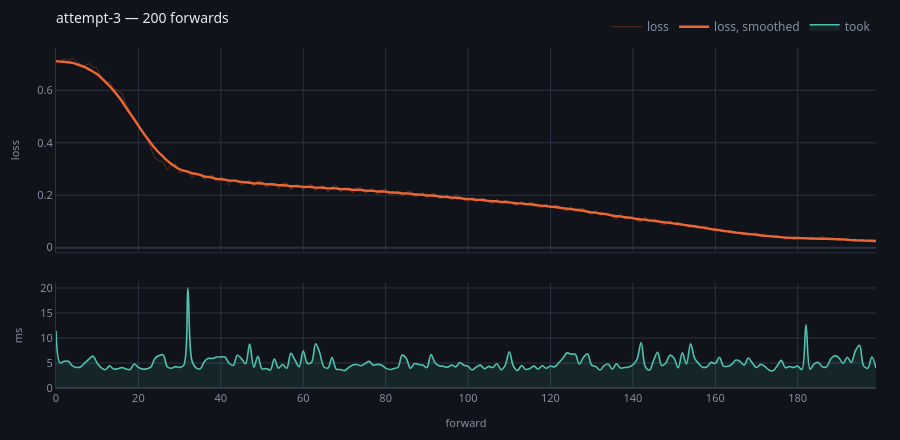

The cell this chart's notebook holds for it:
### Code cell
progress(store, run="attempt-3")

### Figure 1 — Plotly figure (JSON) as saved in the notebook; plotly's stock layout.template omitted (floating-point values rounded to 4 significant figures; data arrays with more than 128 entries replaced by an {"elided": "..."} marker saying what was removed)
{"data": [{"hovertemplate": "forward %{x}<br>loss %{y:.4g}<extra></extra>", "line": {"color": "#eb6834", "width": 1}, "mode": "lines", "name": "loss", "opacity": 0.32, "type": "scatter", "x": {"elided": "200 int values"}, "xaxis": "x", "y": {"elided": "200 float values"}, "yaxis": "y"}, {"hovertemplate": "forward %{x}<br>mean %{y:.4g}<extra></extra>", "line": {"color": "#eb6834", "shape": "spline", "width": 2.4}, "mode": "lines", "name": "loss, smoothed", "type": "scatter", "x": {"elided": "200 int values"}, "xaxis": "x", "y": {"elided": "200 float values"}, "yaxis": "y"}, {"fill": "tozeroy", "fillcolor": "rgba(79,195,176,0.10)", "hovertemplate": "forward %{x}<br>%{y:.1f} ms<extra></extra>", "line": {"color": "#4fc3b0", "shape": "spline", "width": 1.6}, "mode": "lines", "name": "took", "type": "scatter", "x": {"elided": "200 int values"}, "xaxis": "x2", "y": {"elided": "200 float values"}, "yaxis": "y2"}, {"hovertemplate": "forward %{x} broke<extra></extra>", "marker": {"color": "#ef5f6b", "size": 9, "symbol": "x"}, "mode": "markers", "name": "broke", "showlegend": false, "type": "scatter", "x": [], "xaxis": "x", "y": [], "yaxis": "y"}], "layout": {"font": {"color": "#e7e9ef", "family": "system-ui, -apple-system, Segoe UI, Roboto, sans-serif", "size": 12}, "height": 440, "hoverlabel": {"align": "left", "bgcolor": "#1a1e28", "bordercolor": "#2c3242", "font": {"color": "#e7e9ef", "family": "system-ui, -apple-system, Segoe UI, Roboto, sans-serif"}}, "hovermode": "x unified", "legend": {"bgcolor": "rgba(0,0,0,0)", "font": {"color": "#868ea3"}, "orientation": "h", "x": 1, "xanchor": "right", "y": 1.02, "yanchor": "bottom"}, "margin": {"b": 44, "l": 56, "r": 24, "t": 44}, "paper_bgcolor": "#101319", "plot_bgcolor": "#101319", "title": {"font": {"size": 14}, "text": "attempt-3 — 200 forwards", "x": 0, "xanchor": "left", "xref": "paper", "y": 0.97, "yanchor": "top"}, "xaxis": {"anchor": "y", "domain": [0.0, 1.0], "gridcolor": "#2c3242", "linecolor": "#2c3242", "matches": "x2", "showticklabels": false, "tickfont": {"color": "#868ea3", "size": 11}, "title": {"font": {"color": "#868ea3", "size": 11}}, "zerolinecolor": "#2c3242"}, "xaxis2": {"anchor": "y2", "domain": [0.0, 1.0], "gridcolor": "#2c3242", "linecolor": "#2c3242", "tickfont": {"color": "#868ea3", "size": 11}, "title": {"font": {"color": "#868ea3", "size": 11}, "text": "forward"}, "zerolinecolor": "#2c3242"}, "yaxis": {"anchor": "x", "domain": [0.3994, 1.0], "gridcolor": "#2c3242", "linecolor": "#2c3242", "tickfont": {"color": "#868ea3", "size": 11}, "title": {"font": {"color": "#868ea3", "size": 11}, "text": "loss"}, "zerolinecolor": "#2c3242"}, "yaxis2": {"anchor": "x2", "domain": [0.0, 0.3094], "gridcolor": "#2c3242", "linecolor": "#2c3242", "rangemode": "tozero", "tickfont": {"color": "#868ea3", "size": 11}, "title": {"font": {"color": "#868ea3", "size": 11}, "text": "ms"}, "zerolinecolor": "#2c3242"}}}
